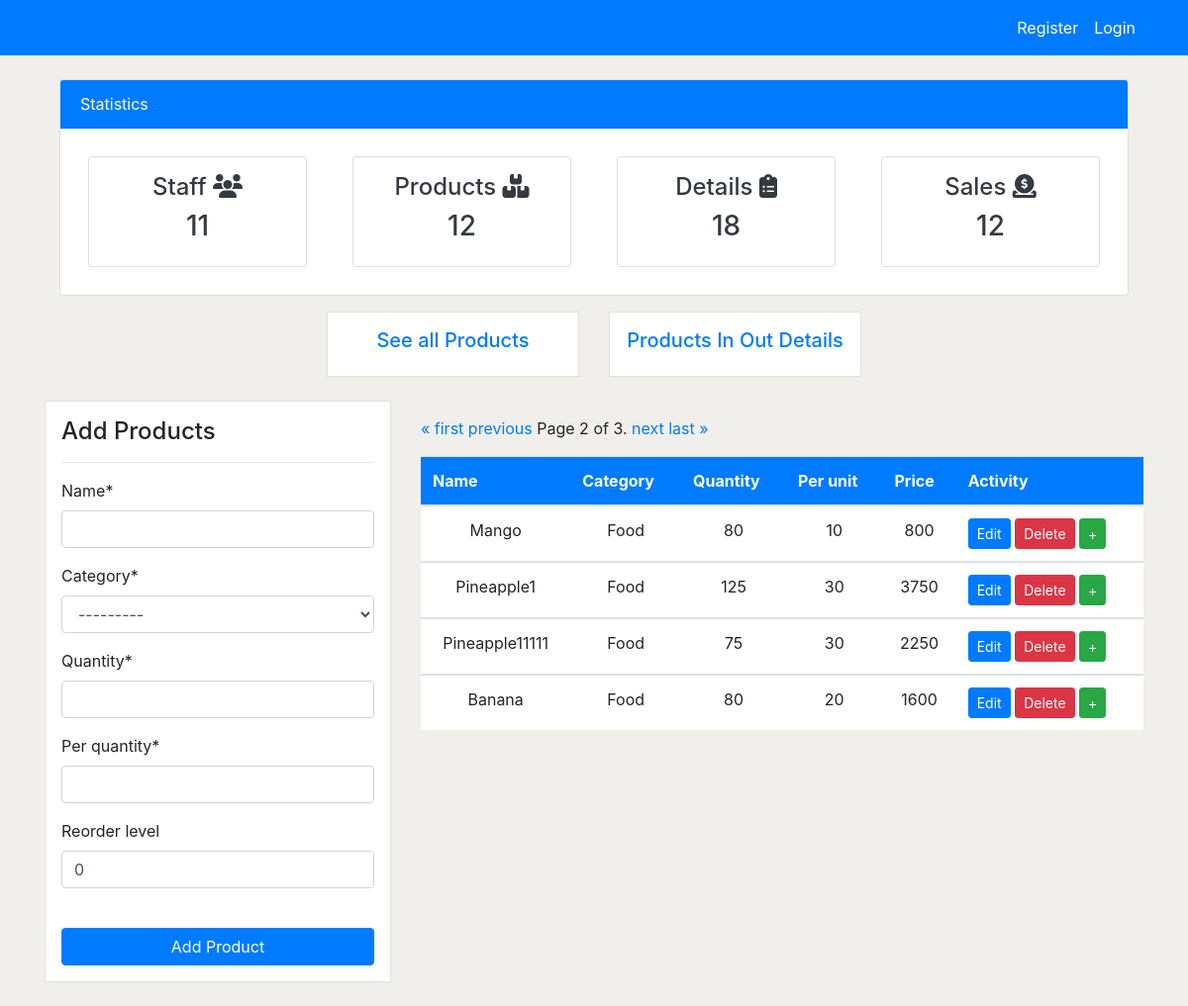
The app's page /products/?page=2, older data.
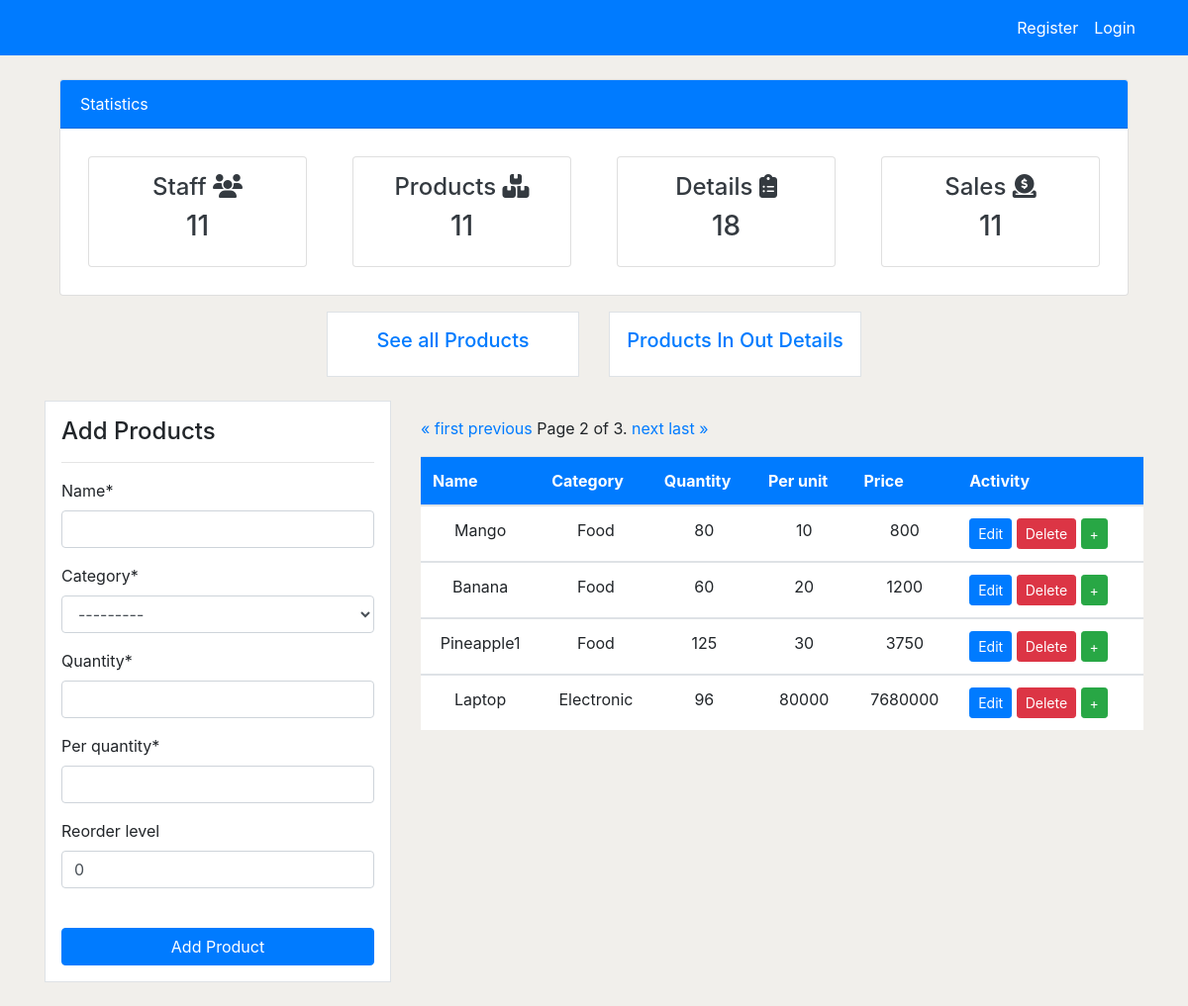
The same page, newer data.
### application/models.py (models this page shows, shortened)
class Product(models.Model):
    name = models.CharField(max_length=200, null=True)
    category = models.CharField(max_length=100, choices=CATEGORY)
    quantity = models.PositiveIntegerField(null=True)
    per_quantity = models.PositiveIntegerField(null=True)
    reorder_level = models.PositiveIntegerField(default=0, null=True, blank=True)
    product_in = models.PositiveIntegerField(default=0, null=True, blank=True)
    product_out = models.PositiveIntegerField(default=0, null=True, blank=True)
    total_sales = models.PositiveIntegerField(default=0, null=True, blank=True)
    class Meta:
        verbose_name_plural = 'Product'
    def total_price(self):
        return self.quantity * self.per_quantity

### application/views.py (the view)
# urls.py: path('products/', views.products, name='products'),
def products(request):
    product = Product.objects.all().order_by('-product_out')
    products_count = product.count()
    workers_count = User.objects.all().count()
    orders_count = Order.objects.all().count()
    product_sales_count = Product.objects.count()
    paginator = Paginator(product, 4)
    page_number = request.GET.get('page')
    page_obj = paginator.get_page(page_number)
    if request.method == 'POST':
        form = ProductForm(request.POST)
        if form.is_valid():
            form.save()
            name = form.cleaned_data.get('name')
            print("Successfully created product ", name)
            messages.success(request, f"Successfully added product {name}")
            return redirect('products')
    else:
        form = ProductForm()
    context = {
        'product': product,
        'form': form,
        'page_obj': page_obj,
        'products_count': products_count,
        'workers_count': workers_count,
        'orders_count': orders_count,
        'product_sales_count': product_sales_count,
    }
    return render(request, 'application/products.html', context)

### application/forms.py (shortened to what this page needs)
class ProductForm(forms.ModelForm):
    class Meta:
        model = Product
        fields = ['name', 'category', 'quantity', 'per_quantity', 'reorder_level']

### templates/application/products.html (shortened to what the changed rows need)
{% extends 'partial/base.html' %}
{% load crispy_forms_tags %}
{% block content %}
{% include 'partial/cards.html' %}
<div class="container">
    <div class="row my-4">
        <div class="col-md-8">
            <table class="table bg-white">
                <thead class="bg-primary">
                    <tr class="text-white">
                        <th scope="col">Name</th>
                        <th scope="col">Category</th>
                        <th scope="col">Quantity</th>
                        <th scope="col">Per unit</th>
                        <th scope="col">Price</th>
                        <th scope="col">Activity</th>
                    </tr>
                </thead>
                <tbody>
                    {% for p in page_obj%}
                    {% if p.quantity <= p.reorder_level %}
                    <tr>
                        <td class="text-center">{{p.name}}</td>
                        <td class="text-center">{{p.category}}</td>
                        <td class="bg-warning text-center">{{p.quantity}}</td>
                        <td class="text-center">{{p.per_quantity}}</td>
                        <td class="text-center">{{p.total_price}}</td>
                        <td>
                            <a class="btn btn-primary btn-sm" href="{% url 'product_update' p.id %}">Edit</a>
                            <a class="btn btn-danger btn-sm" href="{% url 'product_delete' p.id %}">Delete</a>
                            <a class="btn btn-success btn-sm" href="{% url 'product_quantity_update' p.id %}">+</a>
                        </td>
                        <!-- <td class="text-center">{{p.product_in}}</td>
                        <td class="text-center">{{p.product_out}}</td> -->
                    </tr>
                    {% else %}
                    <tr>
                        <td class="text-center">{{p.name}}</td>
                        <td class="text-center">{{p.category}}</td>
                        <td class="text-center">{{p.quantity}}</td>
                        <td class="text-center">{{p.per_quantity}}</td>
                        <td class="text-center">{{p.total_price}}</td>
                        <td>
                            <a class="btn btn-primary btn-sm" href="{% url 'product_update' p.id %}">Edit</a>
                            <a class="btn btn-danger btn-sm" href="{% url 'product_delete' p.id %}">Delete</a>
                            <a class="btn btn-success btn-sm" href="{% url 'product_quantity_update' p.id %}">+</a>
                        </td>
                    </tr>
                </tbody>
                {% endif %}
                {% endfor %}
            </table>
        </div>
    </div>
</div>
{% endblock %}

Row changes from the older to the newer data that the page shows:
removed Product: name "Pineapple11111", category "Food", quantity "75", per_quantity "30", total_price "2250"
changed Product "Banana": quantity "80" → "60"; total_price "1600" → "1200"; moves up the list
now on this page (row unchanged): Product: name "Laptop", category "Electronic", quantity "96", per_quantity "80000", total_price "7680000"
Text that changed along with them:
{{ products_count }}: "12" → "11"
{{ product_sales_count }}: "12" → "11"
